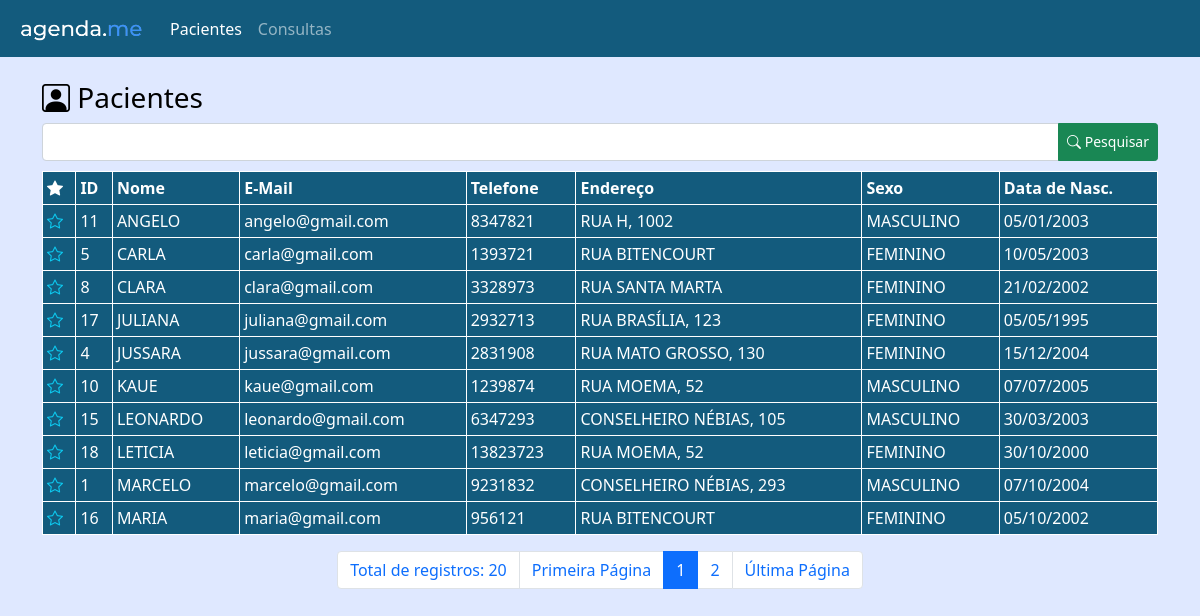
Page /sis-agendame/estagio.php?menuop=contatos on the committed database.
### tables this page shows
CREATE TABLE `tbcontatos` (
  `idContato` int(11) NOT NULL,
  `nomeContato` varchar(200) NOT NULL,
  `emailContato` varchar(100) NOT NULL,
  `telefoneContato` varchar(50) NOT NULL,
  `enderecoContato` varchar(200) NOT NULL,
  `sexoContato` varchar(20) NOT NULL,
  `dataNascContato` date NOT NULL,
  `flagFavoritoContato` tinyint(1) NOT NULL,
  `nomeFotoContato` varchar(255) DEFAULT NULL,
  cd_cpf_paciente  VARCHAR(25) NOT NULL,
  cd_rg_paciente VARCHAR(25) NOT NULL,
  senhaContato varchar(11) DEFAULT NULL,
  cd_token VARCHAR(200) NOT NULL
);

### sis-agendame/paginas/contatos/estagio/contatos.php (the view, shortened to what this page needs)
<?php
$txt_pesquisa = (isset($_POST['txt_pesquisa']))?$_POST['txt_pesquisa']:"";
?>
<header>
    <h3><i class="bi bi-person-square"></i> Pacientes</h3>
</header>
<div>
    <form action="estagio.php?menuop=contatos" method="post">
        <div class="input-group">
            <input class="form-control" type="text" name="txt_pesquisa" value="<?=$txt_pesquisa?>">
            <button class="btn btn-success btn-sm" type="submit"><i class="bi bi-search"></i> Pesquisar</button>
        </div>
    </form>
</div>
<div class="tabela">
<table class="table table-dark table-striped table-bordered table-sm" style="background-color: #135B7D;">
    <thead>
        <tr>
            <th>
                <i class="bi bi-star-fill"></i>
            </th>
            <th>ID</th>
            <th>Nome</th>
            <th>E-Mail</th>
            <th>Telefone</th>
            <th>Endereço</th>
            <th>Sexo</th>
            <th>Data de Nasc.</th>
        </tr>
    </thead>
    <tbody>
        <?php
            $quantidade = 10;
            $pagina = ( isset($_GET['pagina']) ) ?(int)$_GET['pagina']:1;
            $inicio = ($quantidade * $pagina) - $quantidade;
            $sql = "SELECT
            idContato,
            upper(nomeContato) AS nomeContato,
            lower(emailContato) AS emailContato,
            telefoneContato,
            upper(enderecoContato) AS enderecoContato,
            CASE
                WHEN sexoContato='F' THEN 'FEMININO'
                WHEN sexoContato='M' THEN 'MASCULINO'
            ELSE
                'NÃO ESPECIFICADO'
            END AS sexoContato,
            DATE_FORMAT(dataNascContato, '%d/%m/%Y') AS dataNascContato,
            flagFavoritoContato
            FROM tbcontatos
            WHERE
            idContato = '{$txt_pesquisa}' or
            nomeContato LIKE '%{$txt_pesquisa}%' ORDER BY flagFavoritoContato DESC, nomeContato ASC
            LIMIT $inicio, $quantidade
            ";
            $rs = mysqli_query($conexao,$sql)
            or die("Erro ao executar a consulta! Erro:" . mysqli_error($conexao));
            while($dados = mysqli_fetch_assoc($rs)){
        ?>
        <tr>
            <td>
                <?php
                if($dados["flagFavoritoContato"]==1){
                    echo "<a href=\"#\" class=\"flagFavoritoContato link-info\" title=\"Favorito\" id=\"{$dados["idContato"]}\">
                    <i class=\"bi bi-star-fill\"></i>
                    </a>";
                }else{
                    echo "<a href=\"#\" class=\"flagFavoritoContato link-info\" title=\"Não Favorito\" id=\"{$dados["idContato"]}\">
                    <i class=\"bi bi-star\"></i>
                    </a>";
                }
                ?>
            </td>
            <td><?=$dados['idContato']?></td>
            <td class="text-nowrap"><?=$dados['nomeContato']?></td>
            <td class="text-nowrap"><?=$dados['emailContato']?></td>
            <td class="text-nowrap"><?=$dados['telefoneContato']?></td>
            <td class="text-nowrap"><?=$dados['enderecoContato']?></td>
            <td class="text-nowrap"><?=$dados['sexoContato']?></td>
            <td><?=$dados['dataNascContato']?></td>
        </tr>
        <?php
        }
        ?>
    </tbody>
</table>
</div>
<ul class="pagination justify-content-center">
<?php
        $sqlTotal = "SELECT idContato FROM tbcontatos";
        $qrTotal = mysqli_query($conexao,$sqlTotal) or die(mysqli_error($conexao));
        $numTotal = mysqli_num_rows($qrTotal);
        $totalPagina = ceil($numTotal / $quantidade);
        echo "<li class='page-item'><span class='page-link'>Total de registros: " . $numTotal . " </span></li> ";
        echo '<li class="page-item"><a class="page-link" href="?menuop=contatos&pagina=1">Primeira Página</a></li>';
            ?>
            <?php
        for($i=1;$i<=$totalPagina;$i++){
           if($i>=($pagina-5) && $i <= ($pagina+5)){
            if($i==$pagina){
                echo "<li class='page-item active'><span class='page-link'>$i</span></li>";
            }else{
                echo "<li class='page-item'><a class='page-link' href=\"?menuop=contatos&pagina={$i}\"> {$i} </a></li>";
            }
           }
        }
            ?>
            <?php
        echo "<li class='page-item'> <a class='page-link' href=\"?menuop=contatos&pagina=$totalPagina\">Última Página</a></li>";
?>
</ul>

### sis-agendame/css/style.css (style rules this page uses)
body { background-color: #DFE8FF; color: black; }
.tabela { margin-top:10px; }
.table-dark { --bs-table-bg: #135B7D; --bs-table-striped-bg: #135B7D; --bs-table-striped-color: #fff; --bs-table-active-bg: #135B7D; --bs-table-active-color: #fff; --bs-table-hover-bg:#135B7D; --bs-table-hover-color: #fff; color: #fff; border-color: white; }

### rows in the picture
tbcontatos: idContato "11", nomeContato "ANGELO", emailContato "angelo@gmail.com", telefoneContato "8347821", enderecoContato "RUA H, 1002", sexoContato "MASCULINO", dataNascContato "05/01/2003"
tbcontatos: idContato "5", nomeContato "CARLA", emailContato "carla@gmail.com", telefoneContato "1393721", enderecoContato "RUA BITENCOURT", sexoContato "FEMININO", dataNascContato "10/05/2003"
tbcontatos: idContato "8", nomeContato "CLARA", emailContato "clara@gmail.com", telefoneContato "3328973", enderecoContato "RUA SANTA MARTA", sexoContato "FEMININO", dataNascContato "21/02/2002"
tbcontatos: idContato "17", nomeContato "JULIANA", emailContato "juliana@gmail.com", telefoneContato "2932713", enderecoContato "RUA BRASÍLIA, 123", sexoContato "FEMININO", dataNascContato "05/05/1995"
tbcontatos: idContato "4", nomeContato "JUSSARA", emailContato "jussara@gmail.com", telefoneContato "2831908", enderecoContato "RUA MATO GROSSO, 130", sexoContato "FEMININO", dataNascContato "15/12/2004"
tbcontatos: idContato "10", nomeContato "KAUE", emailContato "kaue@gmail.com", telefoneContato "1239874", enderecoContato "RUA MOEMA, 52", sexoContato "MASCULINO", dataNascContato "07/07/2005"
tbcontatos: idContato "15", nomeContato "LEONARDO", emailContato "leonardo@gmail.com", telefoneContato "6347293", enderecoContato "CONSELHEIRO NÉBIAS, 105", sexoContato "MASCULINO", dataNascContato "30/03/2003"
tbcontatos: idContato "18", nomeContato "LETICIA", emailContato "leticia@gmail.com", telefoneContato "13823723", enderecoContato "RUA MOEMA, 52", sexoContato "FEMININO", dataNascContato "30/10/2000"
tbcontatos: idContato "1", nomeContato "MARCELO", emailContato "marcelo@gmail.com", telefoneContato "9231832", enderecoContato "CONSELHEIRO NÉBIAS, 293", sexoContato "MASCULINO", dataNascContato "07/10/2004"
tbcontatos: idContato "16", nomeContato "MARIA", emailContato "maria@gmail.com", telefoneContato "956121", enderecoContato "RUA BITENCOURT", sexoContato "FEMININO", dataNascContato "05/10/2002"

### other values in the picture
$numTotal "20"
